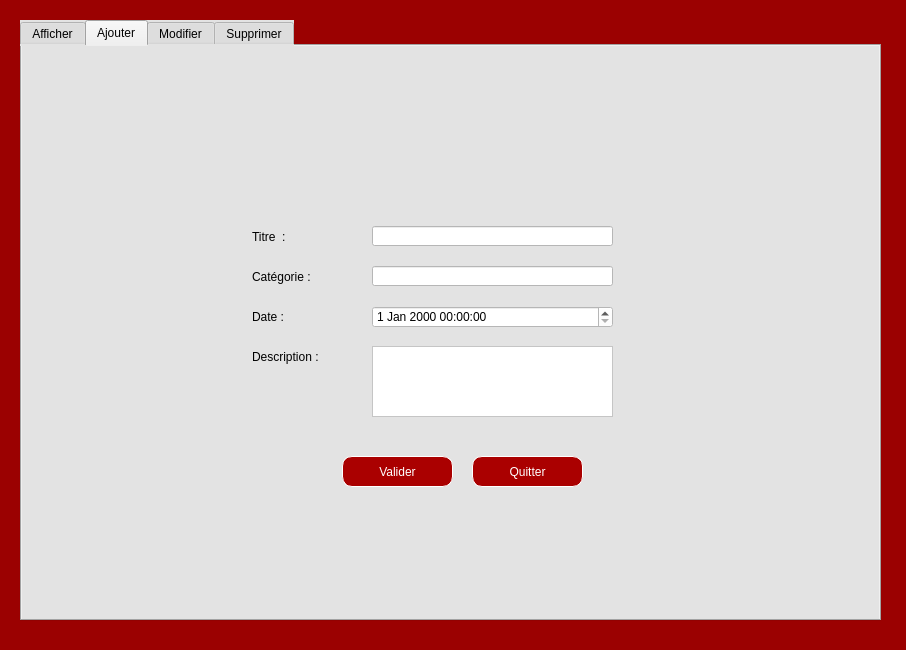
<?xml version="1.0" encoding="UTF-8"?>
<ui version="4.0">
 <class>Evenement</class>
 <widget class="QDialog" name="Evenement">
  <property name="geometry">
   <rect>
    <x>0</x>
    <y>0</y>
    <width>906</width>
    <height>650</height>
   </rect>
  </property>
  <property name="windowTitle">
   <string>Evenement</string>
  </property>
  <property name="styleSheet">
   <string notr="true">background-color: rgb(155, 1, 1);</string>
  </property>
  <widget class="QTabWidget" name="tabWidget">
   <property name="geometry">
    <rect>
     <x>20</x>
     <y>20</y>
     <width>861</width>
     <height>601</height>
    </rect>
   </property>
   <property name="styleSheet">
    <string notr="true">background-color: rgb(227, 227, 227);
font: 9pt &quot;Sitka&quot;;</string>
   </property>
   <property name="currentIndex">
    <number>1</number>
   </property>
   <widget class="QWidget" name="tab_5">
    <attribute name="title">
     <string>Afficher</string>
    </attribute>
    <widget class="QLabel" name="label_15">
     <property name="geometry">
      <rect>
       <x>-20</x>
       <y>-30</y>
       <width>901</width>
       <height>631</height>
      </rect>
     </property>
     <property name="styleSheet">
      <string notr="true">image: url(:/new/prefix1/BackRouge.png);</string>
     </property>
     <property name="text">
      <string/>
     </property>
    </widget>
    <widget class="QScrollBar" name="verticalScrollBar_3">
     <property name="geometry">
      <rect>
       <x>890</x>
       <y>90</y>
       <width>20</width>
       <height>441</height>
      </rect>
     </property>
     <property name="orientation">
      <enum>Qt::Vertical</enum>
     </property>
    </widget>
    <widget class="QScrollBar" name="verticalScrollBar_4">
     <property name="geometry">
      <rect>
       <x>810</x>
       <y>100</y>
       <width>16</width>
       <height>451</height>
      </rect>
     </property>
     <property name="orientation">
      <enum>Qt::Vertical</enum>
     </property>
    </widget>
    <widget class="QComboBox" name="comboBox_3">
     <property name="geometry">
      <rect>
       <x>510</x>
       <y>30</y>
       <width>251</width>
       <height>31</height>
      </rect>
     </property>
    </widget>
    <widget class="QLabel" name="label_18">
     <property name="geometry">
      <rect>
       <x>760</x>
       <y>30</y>
       <width>41</width>
       <height>31</height>
      </rect>
     </property>
     <property name="styleSheet">
      <string notr="true">image: url(:/new/prefix1/Tri.png);</string>
     </property>
     <property name="text">
      <string/>
     </property>
    </widget>
    <widget class="QLabel" name="label_40">
     <property name="geometry">
      <rect>
       <x>10</x>
       <y>10</y>
       <width>61</width>
       <height>71</height>
      </rect>
     </property>
     <property name="styleSheet">
      <string notr="true">background-color: rgb(155, 1, 1);
image: url(:/new/prefix1/Logo.png);</string>
     </property>
     <property name="text">
      <string/>
     </property>
    </widget>
    <widget class="QLabel" name="label_44">
     <property name="geometry">
      <rect>
       <x>70</x>
       <y>20</y>
       <width>321</width>
       <height>51</height>
      </rect>
     </property>
     <property name="styleSheet">
      <string notr="true">background-color: rgb(155, 1, 1);</string>
     </property>
     <property name="text">
      <string>&lt;html&gt;&lt;head/&gt;&lt;body&gt;&lt;p&gt;&lt;span style=&quot; font-size:26pt; font-weight:600;&quot;&gt;STREAMFLIX&lt;/span&gt;&lt;/p&gt;&lt;/body&gt;&lt;/html&gt;</string>
     </property>
    </widget>
    <widget class="QTableView" name="tableView">
     <property name="geometry">
      <rect>
       <x>40</x>
       <y>90</y>
       <width>731</width>
       <height>471</height>
      </rect>
     </property>
    </widget>
   </widget>
   <widget class="QWidget" name="tab_6">
    <attribute name="title">
     <string>Ajouter</string>
    </attribute>
    <widget class="QLabel" name="label_17">
     <property name="geometry">
      <rect>
       <x>-170</x>
       <y>0</y>
       <width>1201</width>
       <height>571</height>
      </rect>
     </property>
     <property name="styleSheet">
      <string notr="true">image: url(:/new/prefix1/Background.png);</string>
     </property>
     <property name="text">
      <string/>
     </property>
    </widget>
    <widget class="QLineEdit" name="category">
     <property name="geometry">
      <rect>
       <x>350</x>
       <y>220</y>
       <width>241</width>
       <height>20</height>
      </rect>
     </property>
     <property name="styleSheet">
      <string notr="true">background-color: rgb(255, 255, 255);</string>
     </property>
    </widget>
    <widget class="QLabel" name="label_20">
     <property name="geometry">
      <rect>
       <x>230</x>
       <y>180</y>
       <width>91</width>
       <height>21</height>
      </rect>
     </property>
     <property name="text">
      <string>Titre  :</string>
     </property>
    </widget>
    <widget class="QLabel" name="label_21">
     <property name="geometry">
      <rect>
       <x>230</x>
       <y>260</y>
       <width>47</width>
       <height>21</height>
      </rect>
     </property>
     <property name="text">
      <string>Date :</string>
     </property>
    </widget>
    <widget class="QLabel" name="label_22">
     <property name="geometry">
      <rect>
       <x>230</x>
       <y>290</y>
       <width>111</width>
       <height>41</height>
      </rect>
     </property>
     <property name="text">
      <string>Description :</string>
     </property>
    </widget>
    <widget class="QTextEdit" name="description">
     <property name="geometry">
      <rect>
       <x>350</x>
       <y>300</y>
       <width>241</width>
       <height>71</height>
      </rect>
     </property>
     <property name="styleSheet">
      <string notr="true">background-color: rgb(255, 255, 255);</string>
     </property>
    </widget>
    <widget class="QPushButton" name="pushButton_12">
     <property name="geometry">
      <rect>
       <x>450</x>
       <y>410</y>
       <width>111</width>
       <height>31</height>
      </rect>
     </property>
     <property name="styleSheet">
      <string notr="true">background-color: rgb(170, 0, 0);
border :1px solid rgb(255, 255, 255);
border-radius :10px;
color: #FFF;
padding-left: 20px;
padding-right:20px;
</string>
     </property>
     <property name="text">
      <string>Quitter</string>
     </property>
    </widget>
    <widget class="QPushButton" name="ajouter_button">
     <property name="geometry">
      <rect>
       <x>320</x>
       <y>410</y>
       <width>111</width>
       <height>31</height>
      </rect>
     </property>
     <property name="styleSheet">
      <string notr="true">background-color: rgb(170, 0, 0);
border :1px solid rgb(255, 255, 255);
border-radius :10px;
color: #FFF;
padding-left: 20px;
padding-right:20px;
</string>
     </property>
     <property name="text">
      <string>Valider</string>
     </property>
    </widget>
    <widget class="QLabel" name="label_23">
     <property name="geometry">
      <rect>
       <x>230</x>
       <y>220</y>
       <width>101</width>
       <height>21</height>
      </rect>
     </property>
     <property name="text">
      <string>Catégorie :</string>
     </property>
    </widget>
    <widget class="QDateTimeEdit" name="date">
     <property name="geometry">
      <rect>
       <x>350</x>
       <y>260</y>
       <width>241</width>
       <height>22</height>
      </rect>
     </property>
     <property name="styleSheet">
      <string notr="true">background-color: rgb(255, 255, 255);</string>
     </property>
    </widget>
    <widget class="QLineEdit" name="titre">
     <property name="geometry">
      <rect>
       <x>350</x>
       <y>180</y>
       <width>241</width>
       <height>20</height>
      </rect>
     </property>
     <property name="styleSheet">
      <string notr="true">background-color: rgb(255, 255, 255);</string>
     </property>
    </widget>
   </widget>
   <widget class="QWidget" name="tab_7">
    <attribute name="title">
     <string>Modifier</string>
    </attribute>
    <widget class="QLabel" name="label_24">
     <property name="geometry">
      <rect>
       <x>-170</x>
       <y>0</y>
       <width>1201</width>
       <height>571</height>
      </rect>
     </property>
     <property name="styleSheet">
      <string notr="true">image: url(:/new/prefix1/Background.png);</string>
     </property>
     <property name="text">
      <string/>
     </property>
    </widget>
    <widget class="QPushButton" name="pushButton_17">
     <property name="geometry">
      <rect>
       <x>440</x>
       <y>410</y>
       <width>111</width>
       <height>31</height>
      </rect>
     </property>
     <property name="styleSheet">
      <string notr="true">background-color: rgb(170, 0, 0);
border :1px solid rgb(255, 255, 255);
border-radius :10px;
color: #FFF;
padding-left: 20px;
padding-right:20px;
</string>
     </property>
     <property name="text">
      <string>Quitter</string>
     </property>
    </widget>
    <widget class="QPushButton" name="modifier_button">
     <property name="geometry">
      <rect>
       <x>310</x>
       <y>410</y>
       <width>111</width>
       <height>31</height>
      </rect>
     </property>
     <property name="styleSheet">
      <string notr="true">background-color: rgb(170, 0, 0);
border :1px solid rgb(255, 255, 255);
border-radius :10px;
color: #FFF;
padding-left: 20px;
padding-right:20px;
</string>
     </property>
     <property name="text">
      <string>Valider</string>
     </property>
    </widget>
    <widget class="QTextEdit" name="description_modif">
     <property name="geometry">
      <rect>
       <x>350</x>
       <y>300</y>
       <width>241</width>
       <height>71</height>
      </rect>
     </property>
     <property name="styleSheet">
      <string notr="true">background-color: rgb(255, 255, 255);</string>
     </property>
    </widget>
    <widget class="QLabel" name="label_25">
     <property name="geometry">
      <rect>
       <x>230</x>
       <y>260</y>
       <width>47</width>
       <height>21</height>
      </rect>
     </property>
     <property name="text">
      <string>Date :</string>
     </property>
    </widget>
    <widget class="QLineEdit" name="category_modif">
     <property name="geometry">
      <rect>
       <x>350</x>
       <y>220</y>
       <width>241</width>
       <height>20</height>
      </rect>
     </property>
     <property name="styleSheet">
      <string notr="true">background-color: rgb(255, 255, 255);</string>
     </property>
    </widget>
    <widget class="QLineEdit" name="titre_modif">
     <property name="geometry">
      <rect>
       <x>350</x>
       <y>180</y>
       <width>241</width>
       <height>20</height>
      </rect>
     </property>
     <property name="styleSheet">
      <string notr="true">background-color: rgb(255, 255, 255);</string>
     </property>
    </widget>
    <widget class="QLabel" name="label_26">
     <property name="geometry">
      <rect>
       <x>230</x>
       <y>140</y>
       <width>111</width>
       <height>16</height>
      </rect>
     </property>
     <property name="styleSheet">
      <string notr="true">background-color: rgb(227, 227, 227);</string>
     </property>
     <property name="text">
      <string>Id Evenement :</string>
     </property>
    </widget>
    <widget class="QDateTimeEdit" name="date_modif">
     <property name="geometry">
      <rect>
       <x>350</x>
       <y>260</y>
       <width>241</width>
       <height>22</height>
      </rect>
     </property>
     <property name="styleSheet">
      <string notr="true">background-color: rgb(255, 255, 255);</string>
     </property>
    </widget>
    <widget class="QLabel" name="label_27">
     <property name="geometry">
      <rect>
       <x>230</x>
       <y>290</y>
       <width>111</width>
       <height>41</height>
      </rect>
     </property>
     <property name="text">
      <string>Description :</string>
     </property>
    </widget>
    <widget class="QLabel" name="label_28">
     <property name="geometry">
      <rect>
       <x>230</x>
       <y>220</y>
       <width>101</width>
       <height>21</height>
      </rect>
     </property>
     <property name="text">
      <string>Catégorie :</string>
     </property>
    </widget>
    <widget class="QLabel" name="label_29">
     <property name="geometry">
      <rect>
       <x>230</x>
       <y>180</y>
       <width>91</width>
       <height>21</height>
      </rect>
     </property>
     <property name="text">
      <string>Titre  :</string>
     </property>
    </widget>
    <widget class="QLineEdit" name="id_modif">
     <property name="geometry">
      <rect>
       <x>350</x>
       <y>140</y>
       <width>241</width>
       <height>20</height>
      </rect>
     </property>
     <property name="styleSheet">
      <string notr="true">background-color: rgb(255, 255, 255);</string>
     </property>
    </widget>
    <widget class="QPushButton" name="Rechercher_button">
     <property name="geometry">
      <rect>
       <x>600</x>
       <y>140</y>
       <width>121</width>
       <height>31</height>
      </rect>
     </property>
     <property name="styleSheet">
      <string notr="true">background-color: rgb(170, 0, 0);
border :1px solid rgb(255, 255, 255);
border-radius :10px;
color: #FFF;
padding-left: 20px;
padding-right:20px;
</string>
     </property>
     <property name="text">
      <string>Rechercher</string>
     </property>
    </widget>
   </widget>
   <widget class="QWidget" name="tab_8">
    <attribute name="title">
     <string>Supprimer</string>
    </attribute>
    <widget class="QLabel" name="label_42">
     <property name="geometry">
      <rect>
       <x>-170</x>
       <y>0</y>
       <width>1201</width>
       <height>571</height>
      </rect>
     </property>
     <property name="styleSheet">
      <string notr="true">image: url(:/new/prefix1/Background.png);</string>
     </property>
     <property name="text">
      <string/>
     </property>
    </widget>
    <widget class="QLabel" name="label_43">
     <property name="geometry">
      <rect>
       <x>250</x>
       <y>270</y>
       <width>121</width>
       <height>31</height>
      </rect>
     </property>
     <property name="styleSheet">
      <string notr="true">background-color: rgb(227, 227, 227);</string>
     </property>
     <property name="text">
      <string>Id Evenement :</string>
     </property>
    </widget>
    <widget class="QLineEdit" name="id_supprime">
     <property name="geometry">
      <rect>
       <x>390</x>
       <y>270</y>
       <width>161</width>
       <height>31</height>
      </rect>
     </property>
     <property name="styleSheet">
      <string notr="true">background-color: rgb(255, 255, 255);</string>
     </property>
    </widget>
    <widget class="QPushButton" name="supprimer_button">
     <property name="geometry">
      <rect>
       <x>320</x>
       <y>360</y>
       <width>201</width>
       <height>41</height>
      </rect>
     </property>
     <property name="styleSheet">
      <string notr="true">background-color: rgb(170, 0, 0);
border :1px solid rgb(255, 255, 255);
border-radius :10px;
color: #FFF;
padding-left: 20px;
padding-right:20px;
</string>
     </property>
     <property name="text">
      <string>Supprimer</string>
     </property>
    </widget>
    <widget class="QLabel" name="label_30">
     <property name="geometry">
      <rect>
       <x>550</x>
       <y>270</y>
       <width>41</width>
       <height>31</height>
      </rect>
     </property>
     <property name="styleSheet">
      <string notr="true">image: url(:/new/prefix1/Recherche.png);
background-color: rgb(255, 255, 255);</string>
     </property>
     <property name="text">
      <string/>
     </property>
    </widget>
    <widget class="QPushButton" name="pushButton_23">
     <property name="geometry">
      <rect>
       <x>400</x>
       <y>120</y>
       <width>101</width>
       <height>91</height>
      </rect>
     </property>
     <property name="styleSheet">
      <string notr="true">background-color: rgb(255, 255, 255);
border :1px solid rgb(255, 255, 255);
border-radius :10px;
color: #FFF;
padding-left: 20px;
padding-right:20px;
</string>
     </property>
     <property name="text">
      <string/>
     </property>
    </widget>
    <widget class="QLabel" name="label_3">
     <property name="geometry">
      <rect>
       <x>410</x>
       <y>120</y>
       <width>81</width>
       <height>91</height>
      </rect>
     </property>
     <property name="styleSheet">
      <string notr="true">image: url(:/new/prefix1/CALENDRIER .png);
background-color: rgb(255, 255, 255);</string>
     </property>
     <property name="text">
      <string/>
     </property>
    </widget>
    <widget class="QPushButton" name="pushButton_24">
     <property name="geometry">
      <rect>
       <x>520</x>
       <y>120</y>
       <width>101</width>
       <height>91</height>
      </rect>
     </property>
     <property name="styleSheet">
      <string notr="true">background-color: rgb(255, 255, 255);
border :1px solid rgb(255, 255, 255);
border-radius :10px;
color: #FFF;
padding-left: 20px;
padding-right:20px;
</string>
     </property>
     <property name="text">
      <string/>
     </property>
    </widget>
    <widget class="QLabel" name="label_16">
     <property name="geometry">
      <rect>
       <x>530</x>
       <y>130</y>
       <width>81</width>
       <height>71</height>
      </rect>
     </property>
     <property name="styleSheet">
      <string notr="true">image: url(:/new/prefix1/Statistiques.png);
background-color: rgb(255, 255, 255);</string>
     </property>
     <property name="text">
      <string/>
     </property>
    </widget>
    <widget class="QPushButton" name="pushButton_25">
     <property name="geometry">
      <rect>
       <x>640</x>
       <y>120</y>
       <width>101</width>
       <height>91</height>
      </rect>
     </property>
     <property name="styleSheet">
      <string notr="true">background-color: rgb(255, 255, 255);
border :1px solid rgb(255, 255, 255);
border-radius :10px;
color: #FFF;
padding-left: 20px;
padding-right:20px;
</string>
     </property>
     <property name="text">
      <string/>
     </property>
    </widget>
    <widget class="QLabel" name="label_12">
     <property name="geometry">
      <rect>
       <x>650</x>
       <y>120</y>
       <width>81</width>
       <height>81</height>
      </rect>
     </property>
     <property name="styleSheet">
      <string notr="true">image: url(:/new/prefix1/PDF.png);
background-color: rgb(255, 255, 255);</string>
     </property>
     <property name="text">
      <string/>
     </property>
    </widget>
    <widget class="QPushButton" name="pushButton_26">
     <property name="geometry">
      <rect>
       <x>270</x>
       <y>120</y>
       <width>101</width>
       <height>91</height>
      </rect>
     </property>
     <property name="styleSheet">
      <string notr="true">background-color: rgb(255, 255, 255);
border :1px solid rgb(255, 255, 255);
border-radius :10px;
color: #FFF;
padding-left: 20px;
padding-right:20px;
</string>
     </property>
     <property name="text">
      <string/>
     </property>
    </widget>
    <widget class="QLabel" name="label_31">
     <property name="geometry">
      <rect>
       <x>280</x>
       <y>130</y>
       <width>81</width>
       <height>71</height>
      </rect>
     </property>
     <property name="styleSheet">
      <string notr="true">image: url(:/new/prefix1/EMAIL.png);
background-color: rgb(255, 255, 255);</string>
     </property>
     <property name="text">
      <string/>
     </property>
    </widget>
   </widget>
  </widget>
 </widget>
 <resources/>
 <connections/>
</ui>
